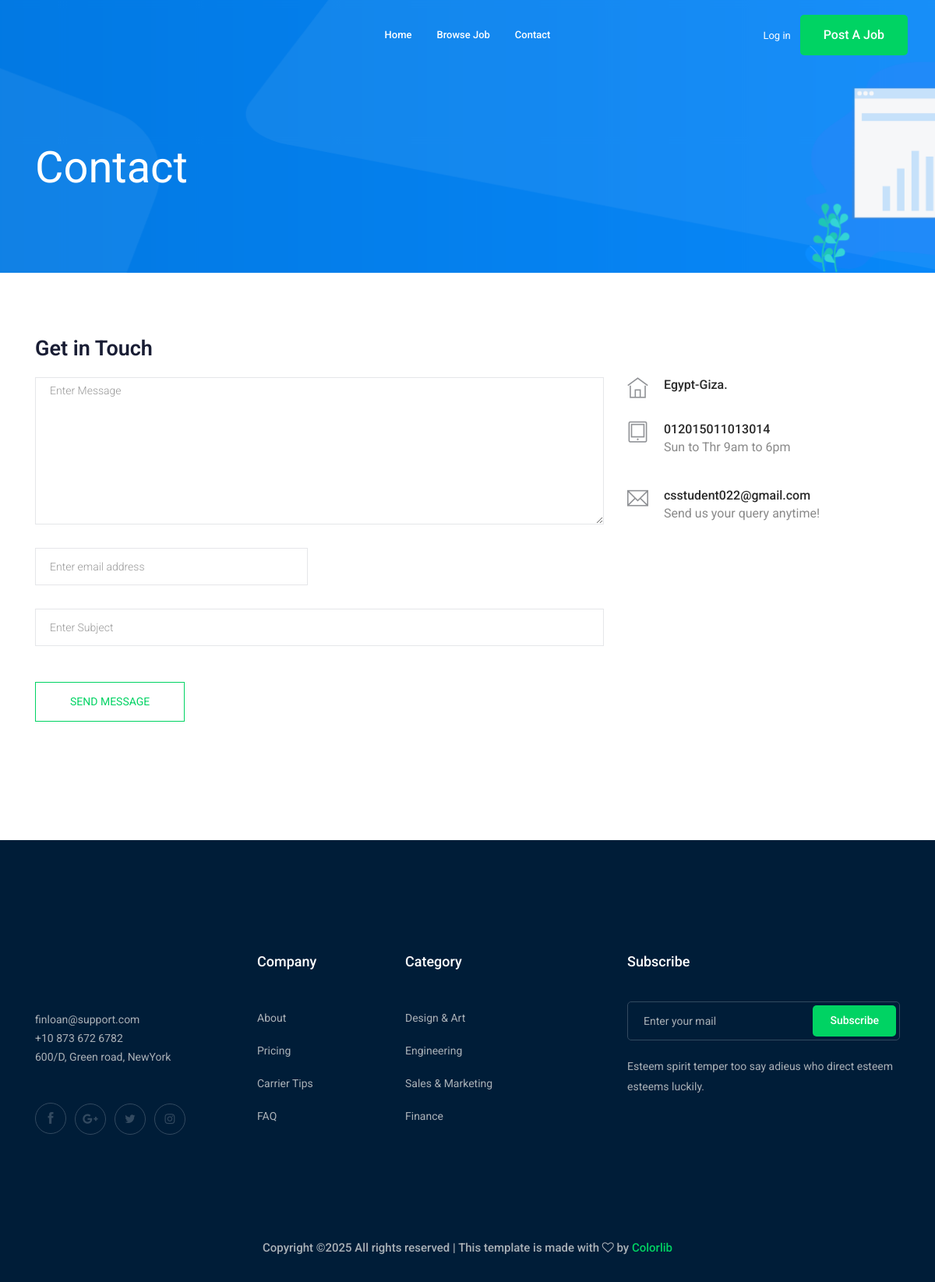
The page /contact-us/ on the database its author committed.
### contact/models.py (models this page shows, shortened)
class info(models.Model):
    place=models.CharField( max_length=50)
    phone_No=models.CharField( max_length=20)
    email=models.EmailField(max_length=254)

### contact/views.py (the view, shortened to what this page needs)
# urls.py: path('', views.contact,name='contact'),
def contact(request):
    myinfo=info.objects.first()
    return render(request,'contact.html',context={'myinfo':myinfo})

### contact/templates/contact.html (shortened to what this page needs)
{% extends 'base.html' %}
    {% block body %}
    <div class="bradcam_area bradcam_bg_1">
        <div class="container">
            <div class="row">
                <div class="col-xl-12">
                    <div class="bradcam_text">
                        <h3>contact</h3>
                    </div>
                </div>
            </div>
        </div>
    </div>
  <section class="contact-section section_padding">
    <div class="container">
      <div class="d-none d-sm-block mb-5 pb-4">
      <div class="row">
        <div class="col-12">
          <h2 class="contact-title">Get in Touch</h2>
        </div>
        <div class="col-lg-8">
          <form class="form-contact contact_form" method="post">
            <div class="row">
              <div class="col-12">
                <div class="form-group">
                    <textarea class="form-control w-100" name="message" id="message" cols="30" rows="9" onfocus="this.placeholder = ''" onblur="this.placeholder = 'Enter Message'" placeholder = 'Enter Message'></textarea>
                </div>
              </div>
              <div class="col-sm-6">
                <div class="form-group">
                  <input class="form-control" name="email" id="email" type="email" onfocus="this.placeholder = ''" onblur="this.placeholder = 'Enter email address'" placeholder = 'Enter email address'>
                </div>
              </div>
              <div class="col-12">
                <div class="form-group">
                  <input class="form-control" name="subject" id="subject" type="text" onfocus="this.placeholder = ''" onblur="this.placeholder = 'Enter Subject'" placeholder = 'Enter Subject'>
                </div>
              </div>
            </div>
            <div class="form-group mt-3">
              <button type="submit" class="button button-contactForm btn_4 boxed-btn">Send Message</button>
            </div>
          </form>
        </div>
        <div class="col-lg-4">
          <div class="media contact-info">
            <span class="contact-info__icon"><i class="ti-home"></i></span>
            <div class="media-body">
              <h3>{{myinfo.place}}.</h3>
            </div>
          </div>
          <div class="media contact-info">
            <span class="contact-info__icon"><i class="ti-tablet"></i></span>
            <div class="media-body">
              <h3>{{myinfo.phone_No}}</h3>
              <p>Sun to Thr 9am to 6pm</p>
            </div>
          </div>
          <div class="media contact-info">
            <span class="contact-info__icon"><i class="ti-email"></i></span>
            <div class="media-body">
              <h3>{{myinfo.email}}</h3>
              <p>Send us your query anytime!</p>
            </div>
          </div>
        </div>
      </div>
    </div>
  </section>
  {% endblock body %}

### rows shown on the page
info: place "Egypt-Giza", phone_No "012015011013014", email "csstudent022@gmail.com"
